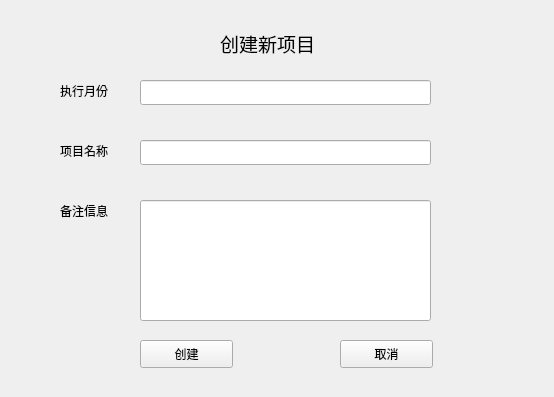
<?xml version="1.0" encoding="UTF-8"?>
<ui version="4.0">
 <class>NewProject</class>
 <widget class="QWidget" name="NewProject">
  <property name="geometry">
   <rect>
    <x>0</x>
    <y>0</y>
    <width>554</width>
    <height>397</height>
   </rect>
  </property>
  <property name="windowTitle">
   <string>Form</string>
  </property>
  <widget class="QLabel" name="label">
   <property name="geometry">
    <rect>
     <x>60</x>
     <y>140</y>
     <width>69</width>
     <height>21</height>
    </rect>
   </property>
   <property name="text">
    <string>项目名称</string>
   </property>
  </widget>
  <widget class="QLabel" name="label_2">
   <property name="geometry">
    <rect>
     <x>60</x>
     <y>80</y>
     <width>69</width>
     <height>21</height>
    </rect>
   </property>
   <property name="text">
    <string>执行月份</string>
   </property>
  </widget>
  <widget class="QLabel" name="label_3">
   <property name="geometry">
    <rect>
     <x>60</x>
     <y>200</y>
     <width>69</width>
     <height>21</height>
    </rect>
   </property>
   <property name="text">
    <string>备注信息</string>
   </property>
  </widget>
  <widget class="QLineEdit" name="edt_projectName">
   <property name="geometry">
    <rect>
     <x>140</x>
     <y>140</y>
     <width>291</width>
     <height>25</height>
    </rect>
   </property>
  </widget>
  <widget class="QLineEdit" name="edt_carryMonth">
   <property name="geometry">
    <rect>
     <x>140</x>
     <y>80</y>
     <width>291</width>
     <height>25</height>
    </rect>
   </property>
  </widget>
  <widget class="QLineEdit" name="edt_remarkInfo">
   <property name="geometry">
    <rect>
     <x>140</x>
     <y>200</y>
     <width>291</width>
     <height>121</height>
    </rect>
   </property>
   <property name="text">
    <string/>
   </property>
  </widget>
  <widget class="QPushButton" name="btn_create">
   <property name="geometry">
    <rect>
     <x>140</x>
     <y>340</y>
     <width>93</width>
     <height>28</height>
    </rect>
   </property>
   <property name="text">
    <string>创建</string>
   </property>
  </widget>
  <widget class="QPushButton" name="btn_cancel">
   <property name="geometry">
    <rect>
     <x>340</x>
     <y>340</y>
     <width>93</width>
     <height>28</height>
    </rect>
   </property>
   <property name="text">
    <string>取消</string>
   </property>
  </widget>
  <widget class="QLabel" name="label_4">
   <property name="geometry">
    <rect>
     <x>220</x>
     <y>28</y>
     <width>131</width>
     <height>31</height>
    </rect>
   </property>
   <property name="font">
    <font>
     <family>幼圆</family>
     <pointsize>14</pointsize>
    </font>
   </property>
   <property name="text">
    <string>创建新项目</string>
   </property>
  </widget>
 </widget>
 <resources/>
 <connections/>
</ui>
